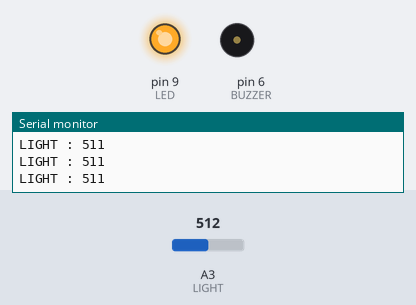
Bench run of a sketch on a simulated Arduino Uno, built with avr-gcc and run on an emulated ATmega328P. On the bench: output pins drawn as LEDs (lit = HIGH), buzzer (waves = sounding), the last lines printed to the serial monitor. The test bench sets the inputs (shaded band); at power-on: A3 (LIGHT) = 512.

Above: at 1.2 s.
1.3 s: A3 (LIGHT) set to 122
At 1.8 s:
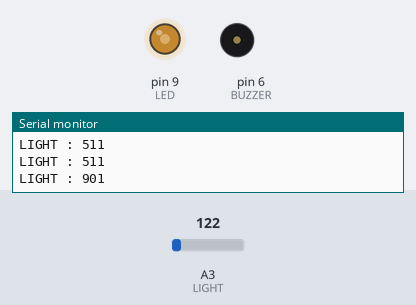
3.0 s: A3 (LIGHT) set to 306
At 3.35 s:
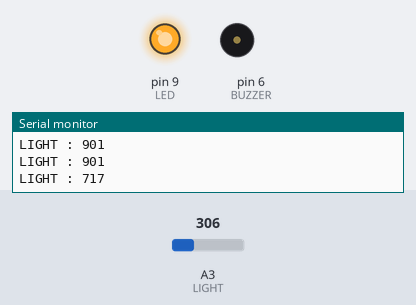
6.0 s: A3 (LIGHT) set to 237
At 6.3 s:
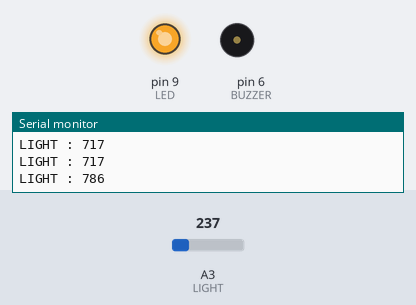
9.0 s: A3 (LIGHT) set to 214
At 10.2 s:
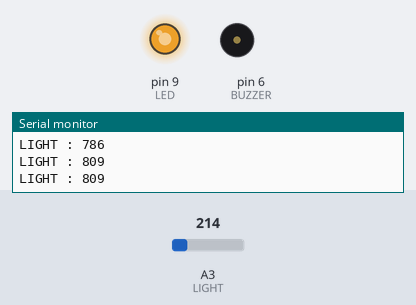
10.5 s: A3 (LIGHT) set to 0
At 11.7 s:
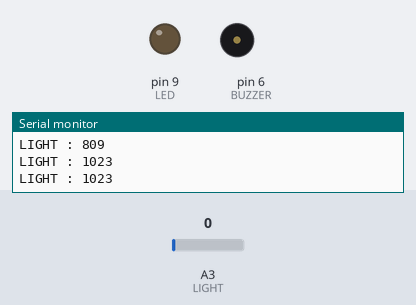
12.3 s: A3 (LIGHT) set to 511
At 12.91 s:
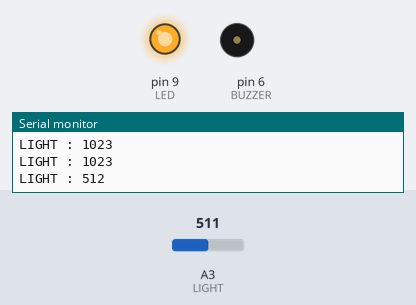
Timing chart, 0 to 16.3 s (numbered marks = the images above; inputs shaded):
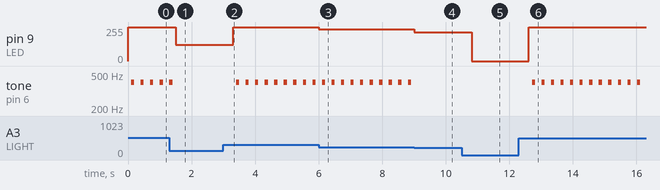

The sketch:

Spec_1_Ambient_Light_Sensor.ino
```cpp
#define LIGHT A3
#define LED 9
#define BUZZER 6


void setup() {
  // put your setup code here, to run once:
Serial.begin(9600);
pinMode(LIGHT,INPUT);
pinMode(LED, OUTPUT);

}

void loop() {
  // put your main code here, to run repeatedly:

int value = analogRead(LIGHT);
int data= map (value,0,1023,1023,0);


Serial.print("LIGHT : ");
Serial.println(data);

analogWrite(LED,value);
delay(100);

if (data < 800) {
tone(BUZZER,400);
delay(100);
noTone(BUZZER);
delay(100);
}
else {
  delay(500);
}}
```

Measured:
- the behaviour switches between 224 and 223 on A3 (LIGHT) (found by bisection; images 3 and 4)
- after the input at 1.3 s, pin 9 (LED): 255/255 → 122/255 after 0.20 s; tone on pin 6 (BUZZER): goes on until 1.4 s, then stays silent
- after the input at 3.0 s, pin 9 (LED): 122/255 → 255/255 after 0.30 s; tone on pin 6 (BUZZER): alternates 400 Hz for 0.10 s and silent for 0.20 s, starting after 0.40 s
- after the input at 6.0 s, pin 9 (LED): 255/255 → 237/255 at once
- after the input at 9.0 s, pin 9 (LED): 237/255 → 214/255 at once; tone on pin 6 (BUZZER): stops changing and stays silent
- after the input at 10.5 s, pin 9 (LED): 214/255 → 0/255 after 0.31 s
- after the input at 12.3 s, pin 9 (LED): 0/255 → 255/255 after 0.32 s; tone on pin 6 (BUZZER): alternates 400 Hz for 0.10 s and silent for 0.20 s, starting after 0.42 s
- by itself, tone on pin 6 (BUZZER): alternates 400 Hz for 0.10 s and silent for 0.20 s
